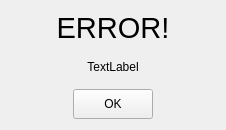
<?xml version="1.0" encoding="UTF-8"?>
<ui version="4.0">
 <class>TErrorWidget</class>
 <widget class="QWidget" name="TErrorWidget">
  <property name="geometry">
   <rect>
    <x>0</x>
    <y>0</y>
    <width>226</width>
    <height>130</height>
   </rect>
  </property>
  <property name="windowTitle">
   <string>Form</string>
  </property>
  <layout class="QVBoxLayout" name="verticalLayout">
   <item>
    <widget class="QLabel" name="error">
     <property name="font">
      <font>
       <pointsize>22</pointsize>
      </font>
     </property>
     <property name="text">
      <string>ERROR!</string>
     </property>
     <property name="alignment">
      <set>Qt::AlignCenter</set>
     </property>
    </widget>
   </item>
   <item>
    <widget class="QLabel" name="errorMessage">
     <property name="text">
      <string>TextLabel</string>
     </property>
     <property name="alignment">
      <set>Qt::AlignCenter</set>
     </property>
    </widget>
   </item>
   <item>
    <layout class="QHBoxLayout" name="horizontalLayout">
     <item>
      <spacer name="horizontalSpacer">
       <property name="orientation">
        <enum>Qt::Horizontal</enum>
       </property>
       <property name="sizeHint" stdset="0">
        <size>
         <width>40</width>
         <height>20</height>
        </size>
       </property>
      </spacer>
     </item>
     <item>
      <widget class="QPushButton" name="okButton">
       <property name="minimumSize">
        <size>
         <width>0</width>
         <height>30</height>
        </size>
       </property>
       <property name="baseSize">
        <size>
         <width>0</width>
         <height>30</height>
        </size>
       </property>
       <property name="text">
        <string>OK</string>
       </property>
      </widget>
     </item>
     <item>
      <spacer name="horizontalSpacer_2">
       <property name="orientation">
        <enum>Qt::Horizontal</enum>
       </property>
       <property name="sizeHint" stdset="0">
        <size>
         <width>40</width>
         <height>20</height>
        </size>
       </property>
      </spacer>
     </item>
    </layout>
   </item>
  </layout>
 </widget>
 <resources/>
 <connections/>
</ui>
